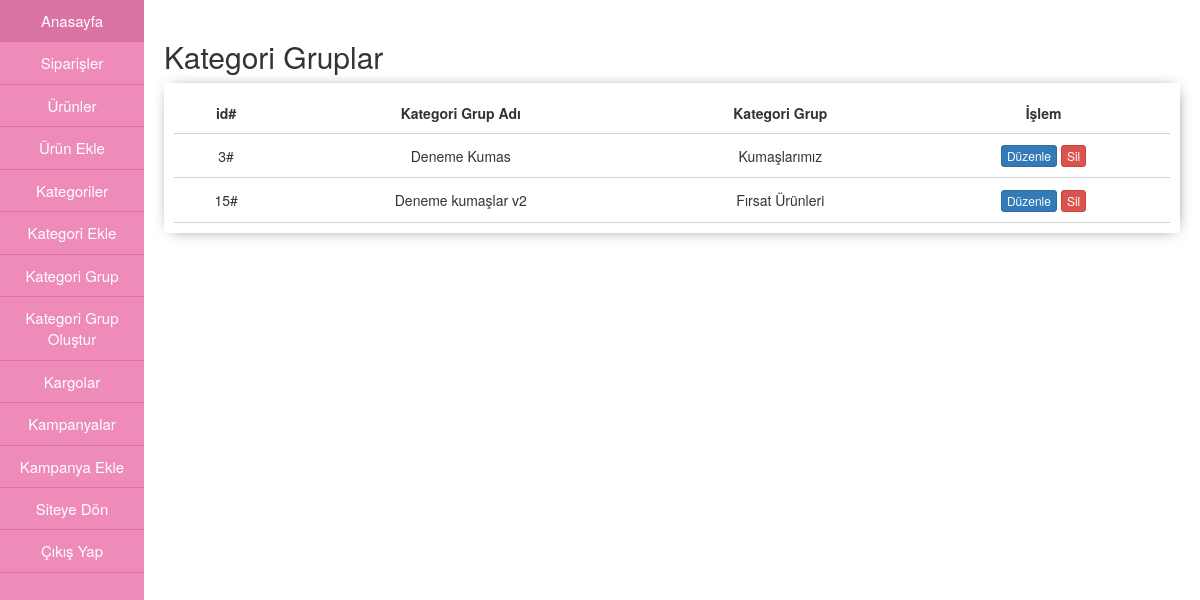
The page /admin/kategorigrup.php on the database its author committed.
### tables this page shows
CREATE TABLE IF NOT EXISTS `kategori_baslik` (
  `kategori_baslik_id` int(11) NOT NULL AUTO_INCREMENT,
  `kategori_baslik_adi` varchar(255) NOT NULL,
  `ust_id` int(11) NOT NULL,
  PRIMARY KEY (`kategori_baslik_id`)
);

### admin/kategorigrup.php (the view, shortened to what this page needs)
<?php
include "header.php";
include "menu.php";
 ?>
    <div class="sag-ic">
      <h2>Kategori Gruplar</h2>
      <div class="sag-ic-tablo">
        <table>
          <tr class="baslik">
            <td>id#</td>
            <td>Kategori Grup Adı</td>
            <td>Kategori Grup</td>
            <td>İşlem</td>
          </tr>
          <?php
            $kategori = mysqli_query($conn,"SELECT * FROM kategori_baslik");
            while($kategoriyaz = mysqli_fetch_array($kategori)){
           ?>
          <tr>
            <td><?php echo $kategoriyaz["kategori_baslik_id"]; ?>#</td>
            <td><?php echo $kategoriyaz["kategori_baslik_adi"]; ?></td>
            <td><?php
             $ustid = $kategoriyaz["ust_id"];
             if($ustid == 0){
              echo "Kumaşlarımız";
             }elseif($ustid == 1){
              echo "Tuhafiye";
             }elseif($ustid == 2){
              echo "Fırsat Ürünleri";
             }elseif($ustid == 3){
              echo "Bebek Ürünler";
             }elseif($ustid == 4){
              echo "Perde Kumaşları";
             }elseif($ustid == 5){
              echo "Parça Kumaş";
             }elseif($ustid == 6){
              echo "Ev Tekstil";
             }elseif($ustid == 7){
              echo "Giyim";
             }else{
              echo "Hobi";
             }
             ?></td>
            <td>
              <a href="kategorigrupduzenle.php?id=<?php echo $kategoriyaz["kategori_baslik_id"]; ?>" class="btn btn-primary btn-xs">Düzenle</a>
              <a href="kategorigrupsil.php?id=<?php echo $kategoriyaz["kategori_baslik_id"]; ?>" class="btn btn-danger btn-xs">Sil</a>
            </td>
          </tr>
          <?php } ?>
        </table>
      </div>
    </div>
<?php
include "footer.php";
?>

### admin/css/admin.css (style rules this page uses)
.sag-ic { float: right; width: 88%; height: 1000px; padding: 20px; }
.sag-ic table { width: 100%; }
.sag-ic table tr { border-bottom:1px solid #d1d1d1; }
.sag-ic table tr td { padding: 10px; }
.baslik { font-weight: bold; font size: 15px; }
.sag-ic-tablo { padding: 10px; box-shadow: 1px 1px 15px -7px; text-align: center; }

### rows shown on the page
kategori_baslik: kategori_baslik_id "3", kategori_baslik_adi "Deneme Kumas", ust_id "Kumaşlarımız"
kategori_baslik: kategori_baslik_id "15", kategori_baslik_adi "Deneme kumaşlar v2", ust_id "Fırsat Ürünleri"
